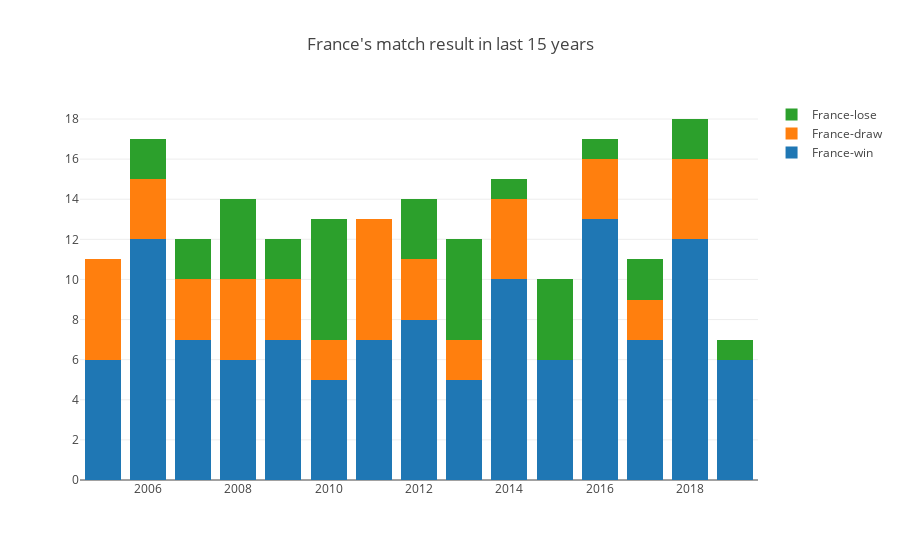

Here is the notebook cell this chart was saved with:
### Code cell
france = result[(result['home_team'] == 'France') | (result['away_team'] == 'France')]

france['win'] = france['who wins'].apply(lambda x : 1 if x == 'France' else 0)
france['draw'] = france['who wins'].apply(lambda x : 1 if x == 'draw' else 0)
france['lose'] = france['who wins'].apply(lambda x : 1 if (x != 'France')&(x != 'draw') else 0)
franceYear = france.groupby('year')
# franceYear.count().head()

franceWin = franceYear.agg({'win' : 'sum', 'draw' : 'sum', 'lose' : 'sum'})
a = 15
# plotMatch = go.Scatter(x = indonesiaYear.count().index, y = indonesiaYear.count()['win'], mode = 'lines+markers', name = 'Indonesia-match')

plotWin = go.Bar(x = franceWin.tail(a).index, y = franceWin['win'].tail(a),  name = 'France-win')

plotDraw = go.Bar(x = franceWin.tail(a).index, y = franceWin['draw'].tail(a), name = 'France-draw')

plotLose = go.Bar(x = franceWin.tail(a).index, y = franceWin['lose'].tail(a), name = 'France-lose')


data = [plotWin, plotDraw, plotLose]
layout = go.Layout(title = 'France\'s match result in last {} years'.format(a), barmode = 'stack')
fig = go.Figure(data = data, layout = layout)
fig.show()

### Figure 1 — Plotly figure (JSON) as saved in the notebook; plotly's stock layout.template omitted (floating-point values rounded to 4 significant figures)
{"data": [{"name": "France-win", "type": "bar", "uid": "f089366e-7079-4e6c-ae53-3948556b4a20", "x": [2005, 2006, 2007, 2008, 2009, 2010, 2011, 2012, 2013, 2014, 2015, 2016, 2017, 2018, 2019], "y": [6, 12, 7, 6, 7, 5, 7, 8, 5, 10, 6, 13, 7, 12, 6]}, {"name": "France-draw", "type": "bar", "uid": "43e6cbb7-b4e1-478b-9f34-79fbe2f5d55a", "x": [2005, 2006, 2007, 2008, 2009, 2010, 2011, 2012, 2013, 2014, 2015, 2016, 2017, 2018, 2019], "y": [5, 3, 3, 4, 3, 2, 6, 3, 2, 4, 0, 3, 2, 4, 0]}, {"name": "France-lose", "type": "bar", "uid": "71bc4d97-67a1-4441-8e0b-df7a04828680", "x": [2005, 2006, 2007, 2008, 2009, 2010, 2011, 2012, 2013, 2014, 2015, 2016, 2017, 2018, 2019], "y": [0, 2, 2, 4, 2, 6, 0, 3, 5, 1, 4, 1, 2, 2, 1]}], "layout": {"barmode": "stack", "title": {"text": "France's match result in last 15 years"}}}
